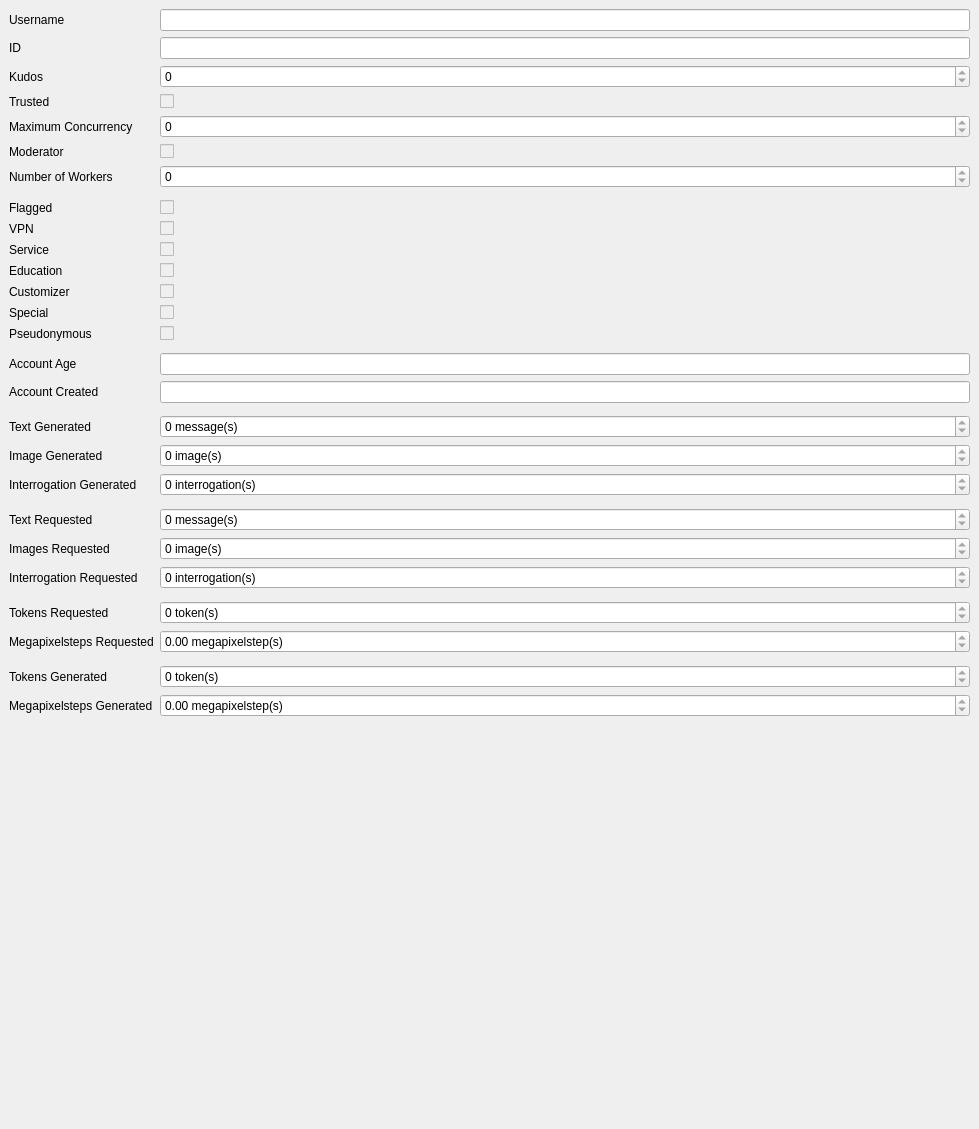
      <widget class="QWidget" name="userInfoPage">
       <property name="sizePolicy">
        <sizepolicy hsizetype="Expanding" vsizetype="Expanding">
         <horstretch>0</horstretch>
         <verstretch>0</verstretch>
        </sizepolicy>
       </property>
       <attribute name="icon">
        <iconset theme="QIcon::ThemeIcon::UserOffline"/>
       </attribute>
       <attribute name="title">
        <string>User Info</string>
       </attribute>
       <widget class="QWidget" name="formLayoutWidget_2">
        <property name="geometry">
         <rect>
          <x>9</x>
          <y>9</y>
          <width>961</width>
          <height>1111</height>
         </rect>
        </property>
        <layout class="QFormLayout" name="formLayout_2">
         <item row="0" column="0">
          <widget class="QLabel" name="usernameLabel">
           <property name="text">
            <string>Username</string>
           </property>
          </widget>
         </item>
         <item row="0" column="1">
          <widget class="QLineEdit" name="usernameLineEdit">
           <property name="enabled">
            <bool>true</bool>
           </property>
           <property name="readOnly">
            <bool>true</bool>
           </property>
          </widget>
         </item>
         <item row="1" column="0">
          <widget class="QLabel" name="idLabel">
           <property name="text">
            <string>ID</string>
           </property>
          </widget>
         </item>
         <item row="1" column="1">
          <widget class="QLineEdit" name="idLineEdit">
           <property name="enabled">
            <bool>true</bool>
           </property>
           <property name="readOnly">
            <bool>true</bool>
           </property>
          </widget>
         </item>
         <item row="2" column="0">
          <widget class="QLabel" name="kudosLabel">
           <property name="text">
            <string>Kudos</string>
           </property>
          </widget>
         </item>
         <item row="2" column="1">
          <widget class="QSpinBox" name="kudosSpinBox">
           <property name="enabled">
            <bool>true</bool>
           </property>
           <property name="readOnly">
            <bool>true</bool>
           </property>
           <property name="buttonSymbols">
            <enum>QAbstractSpinBox::ButtonSymbols::UpDownArrows</enum>
           </property>
           <property name="maximum">
            <number>2147483647</number>
           </property>
          </widget>
         </item>
         <item row="3" column="0">
          <widget class="QLabel" name="trustedLabel">
           <property name="text">
            <string>Trusted</string>
           </property>
          </widget>
         </item>
         <item row="3" column="1">
          <widget class="QCheckBox" name="trustedCheckBox">
           <property name="enabled">
            <bool>false</bool>
           </property>
           <property name="focusPolicy">
            <enum>Qt::FocusPolicy::NoFocus</enum>
           </property>
           <property name="checkable">
            <bool>true</bool>
           </property>
          </widget>
         </item>
         <item row="4" column="0">
          <widget class="QLabel" name="maximumConcurrencyLabel">
           <property name="text">
            <string>Maximum Concurrency</string>
           </property>
          </widget>
         </item>
         <item row="4" column="1">
          <widget class="QSpinBox" name="maxConcurrencySpinBox">
           <property name="enabled">
            <bool>true</bool>
           </property>
           <property name="readOnly">
            <bool>true</bool>
           </property>
           <property name="buttonSymbols">
            <enum>QAbstractSpinBox::ButtonSymbols::UpDownArrows</enum>
           </property>
           <property name="maximum">
            <number>2147483647</number>
           </property>
          </widget>
         </item>
         <item row="5" column="0">
          <widget class="QLabel" name="moderatorLabel">
           <property name="text">
            <string>Moderator</string>
           </property>
          </widget>
         </item>
         <item row="5" column="1">
          <widget class="QCheckBox" name="moderatorCheckBox">
           <property name="enabled">
            <bool>false</bool>
           </property>
           <property name="focusPolicy">
            <enum>Qt::FocusPolicy::NoFocus</enum>
           </property>
           <property name="checkable">
            <bool>true</bool>
           </property>
          </widget>
         </item>
         <item row="6" column="0">
          <widget class="QLabel" name="numberOfWorkersLabel">
           <property name="text">
            <string>Number of Workers</string>
           </property>
          </widget>
         </item>
         <item row="6" column="1">
          <widget class="QSpinBox" name="numberOfWorkersSpinBox">
           <property name="enabled">
            <bool>true</bool>
           </property>
           <property name="readOnly">
            <bool>true</bool>
           </property>
           <property name="buttonSymbols">
            <enum>QAbstractSpinBox::ButtonSymbols::UpDownArrows</enum>
           </property>
           <property name="maximum">
            <number>2147483647</number>
           </property>
          </widget>
         </item>
         <item row="7" column="0">
          <widget class="Line" name="line_4">
           <property name="orientation">
            <enum>Qt::Orientation::Vertical</enum>
           </property>
          </widget>
         </item>
         <item row="8" column="0">
          <widget class="QLabel" name="flaggedLabel">
           <property name="text">
            <string>Flagged</string>
           </property>
          </widget>
         </item>
         <item row="8" column="1">
          <widget class="QCheckBox" name="flaggedCheckBox">
           <property name="enabled">
            <bool>false</bool>
           </property>
           <property name="focusPolicy">
            <enum>Qt::FocusPolicy::NoFocus</enum>
           </property>
           <property name="checkable">
            <bool>true</bool>
           </property>
           <property name="checked">
            <bool>false</bool>
           </property>
          </widget>
         </item>
         <item row="9" column="0">
          <widget class="QLabel" name="VPNLabel">
           <property name="text">
            <string>VPN</string>
           </property>
          </widget>
         </item>
         <item row="9" column="1">
          <widget class="QCheckBox" name="VPNCheckBox">
           <property name="enabled">
            <bool>false</bool>
           </property>
           <property name="focusPolicy">
            <enum>Qt::FocusPolicy::NoFocus</enum>
           </property>
           <property name="checkable">
            <bool>true</bool>
           </property>
           <property name="checked">
            <bool>false</bool>
           </property>
          </widget>
         </item>
         <item row="10" column="0">
          <widget class="QLabel" name="serviceLabel">
           <property name="text">
            <string>Service</string>
           </property>
          </widget>
         </item>
         <item row="10" column="1">
          <widget class="QCheckBox" name="serviceCheckBox">
           <property name="enabled">
            <bool>false</bool>
           </property>
           <property name="focusPolicy">
            <enum>Qt::FocusPolicy::NoFocus</enum>
           </property>
           <property name="checkable">
            <bool>true</bool>
           </property>
           <property name="checked">
            <bool>false</bool>
           </property>
          </widget>
         </item>
         <item row="11" column="0">
          <widget class="QLabel" name="educationLabel">
           <property name="text">
            <string>Education</string>
           </property>
          </widget>
         </item>
         <item row="11" column="1">
          <widget class="QCheckBox" name="educationCheckBox">
           <property name="enabled">
            <bool>false</bool>
           </property>
           <property name="focusPolicy">
            <enum>Qt::FocusPolicy::NoFocus</enum>
           </property>
           <property name="checkable">
            <bool>true</bool>
           </property>
           <property name="checked">
            <bool>false</bool>
           </property>
          </widget>
         </item>
         <item row="12" column="0">
          <widget class="QLabel" name="customizerLabel">
           <property name="text">
            <string>Customizer</string>
           </property>
          </widget>
         </item>
         <item row="12" column="1">
          <widget class="QCheckBox" name="customizerCheckBox">
           <property name="enabled">
            <bool>false</bool>
           </property>
           <property name="focusPolicy">
            <enum>Qt::FocusPolicy::NoFocus</enum>
           </property>
           <property name="checkable">
            <bool>true</bool>
           </property>
           <property name="checked">
            <bool>false</bool>
           </property>
          </widget>
         </item>
         <item row="13" column="0">
          <widget class="QLabel" name="specialLabel">
           <property name="text">
            <string>Special</string>
           </property>
          </widget>
         </item>
         <item row="13" column="1">
          <widget class="QCheckBox" name="specialCheckBox">
           <property name="enabled">
            <bool>false</bool>
           </property>
           <property name="focusPolicy">
            <enum>Qt::FocusPolicy::NoFocus</enum>
           </property>
           <property name="checkable">
            <bool>true</bool>
           </property>
           <property name="checked">
            <bool>false</bool>
           </property>
          </widget>
         </item>
         <item row="14" column="0">
          <widget class="QLabel" name="pseudonymousLabel">
           <property name="text">
            <string>Pseudonymous</string>
           </property>
          </widget>
         </item>
         <item row="14" column="1">
          <widget class="QCheckBox" name="pseudonymousCheckBox">
           <property name="enabled">
            <bool>false</bool>
           </property>
           <property name="focusPolicy">
            <enum>Qt::FocusPolicy::NoFocus</enum>
           </property>
           <property name="checkable">
            <bool>true</bool>
           </property>
           <property name="checked">
            <bool>false</bool>
           </property>
          </widget>
         </item>
         <item row="15" column="0">
          <widget class="Line" name="line_3">
           <property name="orientation">
            <enum>Qt::Orientation::Vertical</enum>
           </property>
          </widget>
         </item>
         <item row="16" column="0">
          <widget class="QLabel" name="accountAgeLabel">
           <property name="text">
            <string>Account Age</string>
           </property>
          </widget>
         </item>
         <item row="16" column="1">
          <widget class="QLineEdit" name="accountAgeLineEdit">
           <property name="enabled">
            <bool>true</bool>
           </property>
           <property name="readOnly">
            <bool>true</bool>
           </property>
          </widget>
         </item>
         <item row="17" column="0">
          <widget class="QLabel" name="accountCreatedLabel">
           <property name="text">
            <string>Account Created</string>
           </property>
          </widget>
         </item>
         <item row="17" column="1">
          <widget class="QLineEdit" name="accountCreatedLineEdit">
           <property name="enabled">
            <bool>true</bool>
           </property>
           <property name="readOnly">
            <bool>true</bool>
           </property>
          </widget>
         </item>
         <item row="18" column="0">
          <widget class="Line" name="line_2">
           <property name="orientation">
            <enum>Qt::Orientation::Vertical</enum>
           </property>
          </widget>
         </item>
         <item row="19" column="0">
          <widget class="QLabel" name="textGeneratedLabel">
           <property name="text">
            <string>Text Generated</string>
           </property>
          </widget>
         </item>
         <item row="19" column="1">
          <widget class="QSpinBox" name="textGeneratedSpinBox">
           <property name="enabled">
            <bool>true</bool>
           </property>
           <property name="readOnly">
            <bool>true</bool>
           </property>
           <property name="buttonSymbols">
            <enum>QAbstractSpinBox::ButtonSymbols::UpDownArrows</enum>
           </property>
           <property name="suffix">
            <string> message(s)</string>
           </property>
           <property name="maximum">
            <number>2147483647</number>
           </property>
          </widget>
         </item>
         <item row="20" column="0">
          <widget class="QLabel" name="imageGeneratedLabel">
           <property name="text">
            <string>Image Generated</string>
           </property>
          </widget>
         </item>
         <item row="20" column="1">
          <widget class="QSpinBox" name="imageGeneratedSpinBox">
           <property name="enabled">
            <bool>true</bool>
           </property>
           <property name="readOnly">
            <bool>true</bool>
           </property>
           <property name="buttonSymbols">
            <enum>QAbstractSpinBox::ButtonSymbols::UpDownArrows</enum>
           </property>
           <property name="suffix">
            <string> image(s)</string>
           </property>
           <property name="maximum">
            <number>2147483647</number>
           </property>
          </widget>
         </item>
         <item row="21" column="0">
          <widget class="QLabel" name="interrogationGeneratedLabel_2">
           <property name="text">
            <string>Interrogation Generated</string>
           </property>
          </widget>
         </item>
         <item row="21" column="1">
          <widget class="QSpinBox" name="interrogationGeneratedSpinBox">
           <property name="enabled">
            <bool>true</bool>
           </property>
           <property name="readOnly">
            <bool>true</bool>
           </property>
           <property name="buttonSymbols">
            <enum>QAbstractSpinBox::ButtonSymbols::UpDownArrows</enum>
           </property>
           <property name="suffix">
            <string> interrogation(s)</string>
           </property>
           <property name="maximum">
            <number>2147483647</number>
           </property>
          </widget>
         </item>
         <item row="22" column="0">
          <widget class="Line" name="line">
           <property name="orientation">
            <enum>Qt::Orientation::Vertical</enum>
           </property>
          </widget>
         </item>
         <item row="23" column="0">
          <widget class="QLabel" name="textRequestedLabel">
           <property name="text">
            <string>Text Requested</string>
           </property>
          </widget>
         </item>
         <item row="23" column="1">
          <widget class="QSpinBox" name="textRequestedSpinBox">
           <property name="enabled">
            <bool>true</bool>
           </property>
           <property name="readOnly">
            <bool>true</bool>
           </property>
           <property name="buttonSymbols">
            <enum>QAbstractSpinBox::ButtonSymbols::UpDownArrows</enum>
           </property>
           <property name="suffix">
            <string> message(s)</string>
           </property>
           <property name="maximum">
            <number>2147483647</number>
           </property>
          </widget>
         </item>
         <item row="24" column="0">
          <widget class="QLabel" name="imagesRequestedLabel">
           <property name="text">
            <string>Images Requested</string>
           </property>
          </widget>
         </item>
         <item row="24" column="1">
          <widget class="QSpinBox" name="imagesRequestedSpinBox">
           <property name="enabled">
            <bool>true</bool>
           </property>
           <property name="readOnly">
            <bool>true</bool>
           </property>
           <property name="buttonSymbols">
            <enum>QAbstractSpinBox::ButtonSymbols::UpDownArrows</enum>
           </property>
           <property name="suffix">
            <string> image(s)</string>
           </property>
           <property name="maximum">
            <number>2147483647</number>
           </property>
          </widget>
         </item>
         <item row="25" column="0">
          <widget class="QLabel" name="interrogationRequestedLabel">
           <property name="text">
            <string>Interrogation Requested</string>
           </property>
          </widget>
         </item>
         <item row="25" column="1">
          <widget class="QSpinBox" name="interrogationRequestedSpinBox">
           <property name="enabled">
            <bool>true</bool>
           </property>
           <property name="readOnly">
            <bool>true</bool>
           </property>
           <property name="buttonSymbols">
            <enum>QAbstractSpinBox::ButtonSymbols::UpDownArrows</enum>
           </property>
           <property name="suffix">
            <string> interrogation(s)</string>
           </property>
           <property name="maximum">
            <number>2147483647</number>
           </property>
          </widget>
         </item>
         <item row="27" column="0">
          <widget class="QLabel" name="tokensRequestedLabel">
           <property name="text">
            <string>Tokens Requested</string>
           </property>
          </widget>
         </item>
         <item row="27" column="1">
          <widget class="QSpinBox" name="tokensRequestedSpinBox">
           <property name="enabled">
            <bool>true</bool>
           </property>
           <property name="readOnly">
            <bool>true</bool>
           </property>
           <property name="buttonSymbols">
            <enum>QAbstractSpinBox::ButtonSymbols::UpDownArrows</enum>
           </property>
           <property name="suffix">
            <string> token(s)</string>
           </property>
           <property name="maximum">
            <number>2147483647</number>
           </property>
          </widget>
         </item>
         <item row="28" column="0">
          <widget class="QLabel" name="megapixelstepsRequestedLabel">
           <property name="text">
            <string>Megapixelsteps Requested</string>
           </property>
          </widget>
         </item>
         <item row="28" column="1">
          <widget class="QDoubleSpinBox" name="megapixelstepsRequestedDoubleSpinBox">
           <property name="enabled">
            <bool>true</bool>
           </property>
           <property name="readOnly">
            <bool>true</bool>
           </property>
           <property name="buttonSymbols">
            <enum>QAbstractSpinBox::ButtonSymbols::UpDownArrows</enum>
           </property>
           <property name="prefix">
            <string/>
           </property>
           <property name="suffix">
            <string> megapixelstep(s)</string>
           </property>
           <property name="maximum">
            <double>2147483647.000000000000000</double>
           </property>
           <property name="singleStep">
            <double>0.000000000000000</double>
           </property>
           <property name="stepType">
            <enum>QAbstractSpinBox::StepType::DefaultStepType</enum>
           </property>
          </widget>
         </item>
         <item row="30" column="0">
          <widget class="QLabel" name="tokensGeneratedLabel">
           <property name="text">
            <string>Tokens Generated</string>
           </property>
          </widget>
         </item>
         <item row="30" column="1">
          <widget class="QSpinBox" name="tokensGeneratedSpinBox">
           <property name="enabled">
            <bool>true</bool>
           </property>
           <property name="readOnly">
            <bool>true</bool>
           </property>
           <property name="buttonSymbols">
            <enum>QAbstractSpinBox::ButtonSymbols::UpDownArrows</enum>
           </property>
           <property name="suffix">
            <string> token(s)</string>
           </property>
           <property name="maximum">
            <number>2147483647</number>
           </property>
          </widget>
         </item>
         <item row="31" column="0">
          <widget class="QLabel" name="megapixelstepsGeneratedLabel">
           <property name="text">
            <string>Megapixelsteps Generated</string>
           </property>
          </widget>
         </item>
         <item row="31" column="1">
          <widget class="QDoubleSpinBox" name="megapixelstepsGeneratedDoubleSpinBox">
           <property name="enabled">
            <bool>true</bool>
           </property>
           <property name="readOnly">
            <bool>true</bool>
           </property>
           <property name="buttonSymbols">
            <enum>QAbstractSpinBox::ButtonSymbols::UpDownArrows</enum>
           </property>
           <property name="prefix">
            <string/>
           </property>
           <property name="suffix">
            <string> megapixelstep(s)</string>
           </property>
           <property name="maximum">
            <double>2147483647.000000000000000</double>
           </property>
           <property name="singleStep">
            <double>0.000000000000000</double>
           </property>
           <property name="stepType">
            <enum>QAbstractSpinBox::StepType::DefaultStepType</enum>
           </property>
          </widget>
         </item>
         <item row="29" column="0">
          <widget class="Line" name="line_5">
           <property name="orientation">
            <enum>Qt::Orientation::Vertical</enum>
           </property>
          </widget>
         </item>
         <item row="26" column="0">
          <widget class="Line" name="line_6">
           <property name="orientation">
            <enum>Qt::Orientation::Vertical</enum>
           </property>
          </widget>
         </item>
        </layout>
       </widget>
      </widget>
